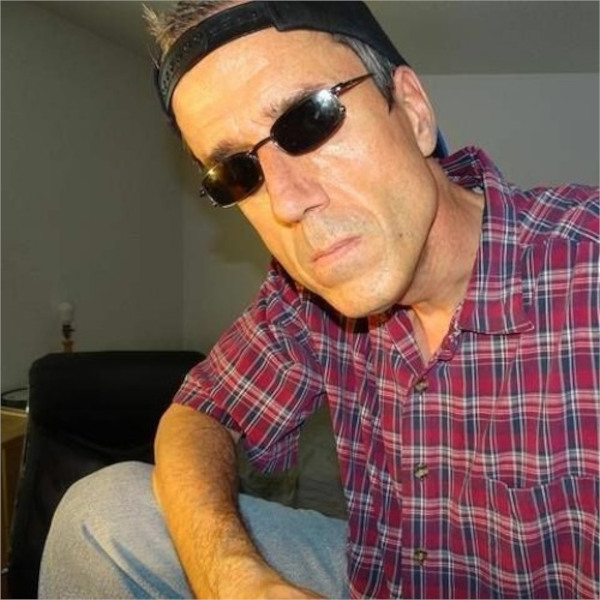
#> input picture Python/procesamiento_imagenes/Tarea 2/img.jpg, 600 x 600 px
$ jupyter execute Tarea2.ipynb
#> lines starting #> are read from the running program, lines starting #| are printed output that depends on the picture
## Tarea 2 Procesamiento de Imagenes

Curso: MDS 112 Sección 1

Alumno: Esteban Hernández

> Ejecutar el código proceduralmente, la imagen se asume se encuentra en el mismo directorio donde se encuentra el código

>Se ha utilizado Python 3.11.3 para la ejecución, con a las las librerías:
>- cv2
>- numpy
>- matplotlib

[cell 1]
import sys
print("User Current Version:-", sys.version)

#### Requerimiento 1

[cell 2]
import cv2, numpy
import matplotlib.pyplot as plt

__img__ = cv2.imread('img.jpg')

img = cv2.cvtColor(__img__, cv2.COLOR_BGR2RGB)
plt.imshow(img)

img.shape
#> Out = (600, 600, 3)

#### Requerimiento 2

[cell 3]
gris_img = cv2.cvtColor(img, cv2.COLOR_BGR2GRAY)
plt.imshow(gris_img,cmap="gray")

#### Requerimiento 3

[cell 4]
def mk_plots(x=10,y=15,nr=1,nc=3,dpi=120,axis="on"):
    fig, ax = plt.subplots(nrows=nr, ncols=nc, dpi=dpi)
    fig.set_size_inches(x,y)

    if nr != 1: [[x.axis(axis) for x in y] for y in ax]
    else: [x.axis(axis) for x in ax]

    return ax

ax = mk_plots()

#Dividir matriz de la imagen RGB
R_img, G_img, B_img = cv2.split(img)
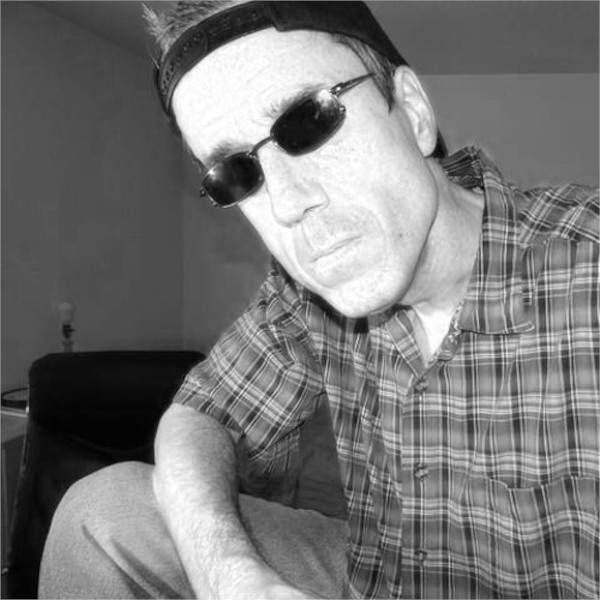
#> R_img: shape (600, 600); min 0, max 255, mean 118.9
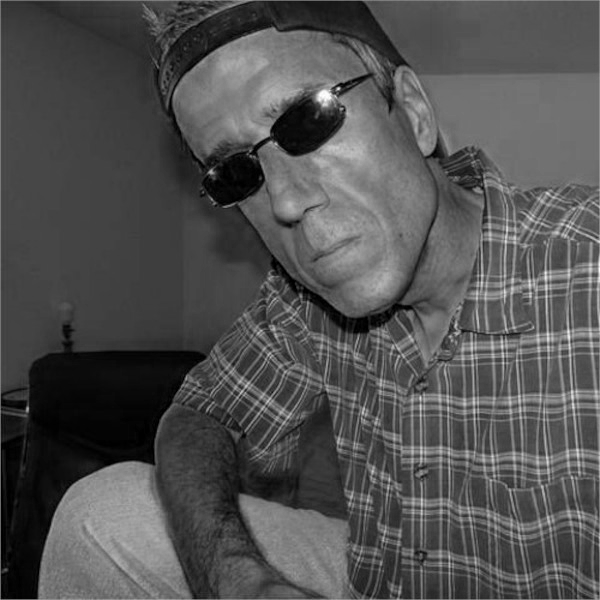
#> B_img: shape (600, 600); min 0, max 255, mean 81.4

RGB_dict = {
    "Rojo"  :R_img,
    "Verde" :G_img,
    "Azul"  :B_img
}

for idx, _canal in enumerate(RGB_dict.keys()):

    #Mostrar cada canal en orden RGB en una figura
    ax[idx].imshow(RGB_dict[_canal],cmap="gray")
    ax[idx].set_title(_canal)

    #Guardar cada canal en un archivo
    cv2.imwrite(f'img_{_canal}.jpg',RGB_dict[_canal])
#> this loop made 3 passes
#> _canal on passes 1 to 3: 'Rojo', 'Verde', 'Azul'

plt.show()

#### Requerimiento 4

[cell 5]
#Crear 2 columnas de graficos (nr = 2)
ax_antes, ax_despues = mk_plots(x=13,y=8,nr=2,dpi=120)

#Histogramas de imagenes originales
RGB_dict = {"Rojo":R_img, "Verde":G_img, "Azul":B_img}
for idx, _canal in enumerate(RGB_dict.keys()):
    ax_antes[idx].plot(cv2.calcHist([ RGB_dict[_canal] ],[0],None,[256],[0,256]), color='b')
    ax_antes[idx].set_title(_canal)

#ECUALIZACION
R_equ, G_equ, B_equ = [cv2.equalizeHist(R_img), cv2.equalizeHist(G_img), cv2.equalizeHist(B_img)]
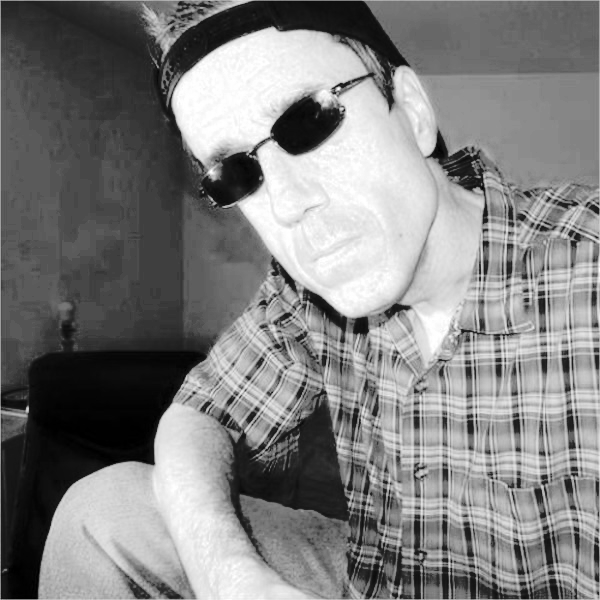
#> R_equ: shape (600, 600); min 0, max 255, mean 128.4
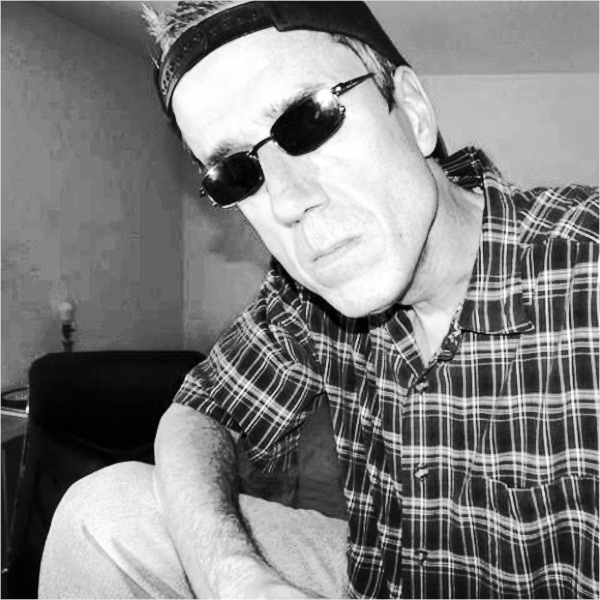
#> G_equ: shape (600, 600); min 0, max 255, mean 128.4
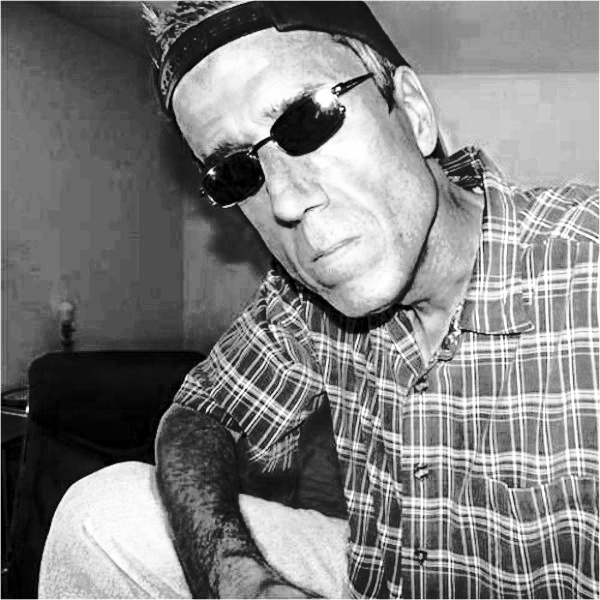
#> B_equ: shape (600, 600); min 0, max 255, mean 128.4

#Histogramas de imagenes ecualizadas
equ_RGB_dict = {"Rojo_equ":R_equ, "Verde_equ":G_equ, "Azul_equ":B_equ}
for idx, _canal in enumerate(equ_RGB_dict.keys()):
    ax_despues[idx].plot( cv2.calcHist( [equ_RGB_dict[_canal]],[0],None,[256],[0,256]), color='g')
    ax_despues[idx].set_title(_canal)
#> this loop made 3 passes

plt.show()
#> figure, not shown here; panel 1: curve peaks at x = 77, y = 8742; panel 2: curve peaks at x = 81, y = 8621; panel 3: curve peaks at x = 67, y = 8938; panel 4: curve peaks at x = 63, y = 8742

[cell 6]
#Resultado Requerimiento 4:

equ_img = cv2.merge((R_equ,G_equ,B_equ))
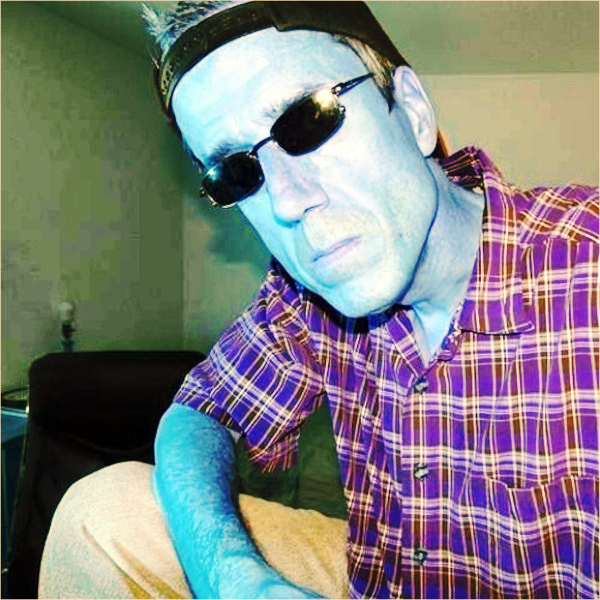
#> equ_img: shape (600, 600, 3); mean of channels 0, 1, 2 128.4, 128.4, 128.4; drawn as B, G, R
plt.imshow(equ_img)

#### Requerimiento 5

[cell 7]
gamma_correction = lambda img, factor: numpy.uint8(cv2.pow(img/255.0, factor)*255)

ax = mk_plots()

#Dividir matriz de "Requerimiento 3" con funcion gamma respectiva para cada uno
R_gma, G_gma, B_gma = [gamma_correction(R_img, 0.2),gamma_correction(G_img, 1.5),gamma_correction(B_img, 0.5)]
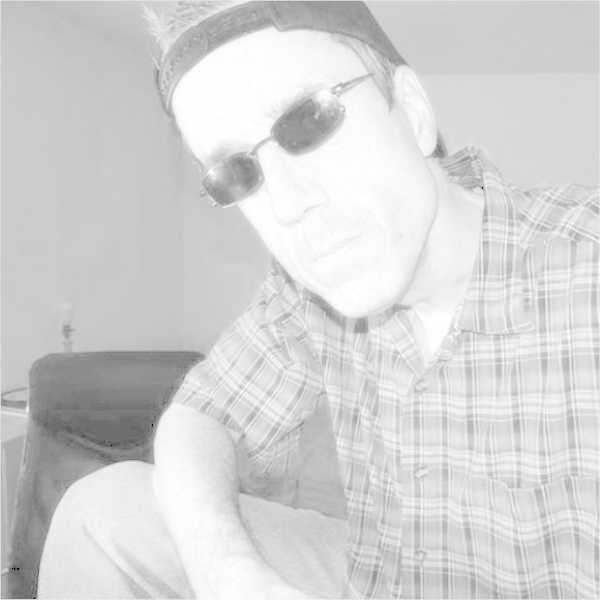
#> R_gma: shape (600, 600); min 0, max 255, mean 212
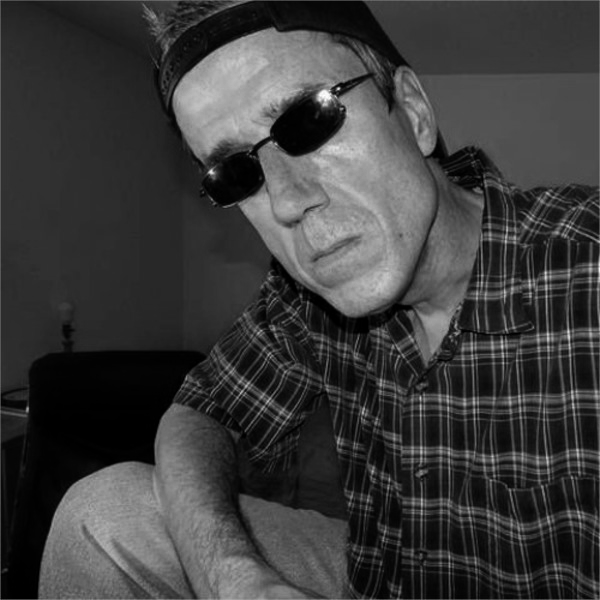
#> G_gma: shape (600, 600); min 0, max 255, mean 60.1
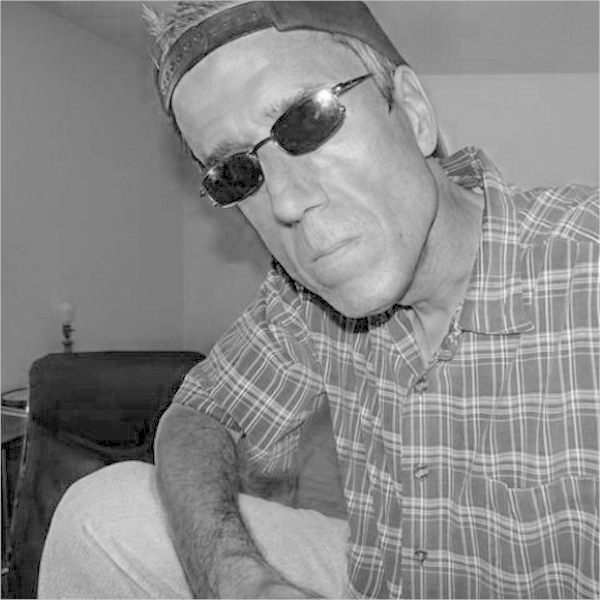
#> B_gma: shape (600, 600); min 0, max 255, mean 137.9

Gamma_dict = {
    "0.2_Rojo"  :R_gma,
    "1.5_Verde" :G_gma,
    "0.5_Azul"  :B_gma
}
for idx, _canal in enumerate(Gamma_dict.keys()):

    #Mostrar cada canal en orden RGB en una figura
    ax[idx].imshow( Gamma_dict[_canal], cmap="gray" )
    ax[idx].set_title(_canal)

    #Guardar cada canal en un archivo
    cv2.imwrite(f'img_gma_{_canal}.jpg',Gamma_dict[_canal])
#> this loop made 3 passes
#> _canal on passes 1 to 3: '0.2_Rojo', '1.5_Verde', '0.5_Azul'

plt.show()

#### Requerimiento 6

[cell 8]
ax = mk_plots(axis="off")

img_1 = (R_equ,G_img,B_gma)
img_2 = (R_gma,G_equ,B_img)
img_3 = (R_img,G_gma,B_equ)

[ ax[idx].imshow(cv2.merge(foo)) for idx, foo in enumerate([img_1,img_2,img_3]) ]
plt.show()
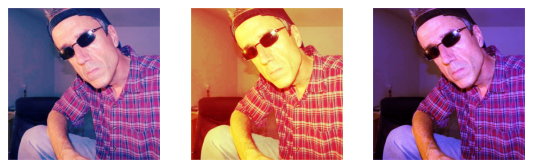
#> figure drawn by matplotlib, 3 panels
